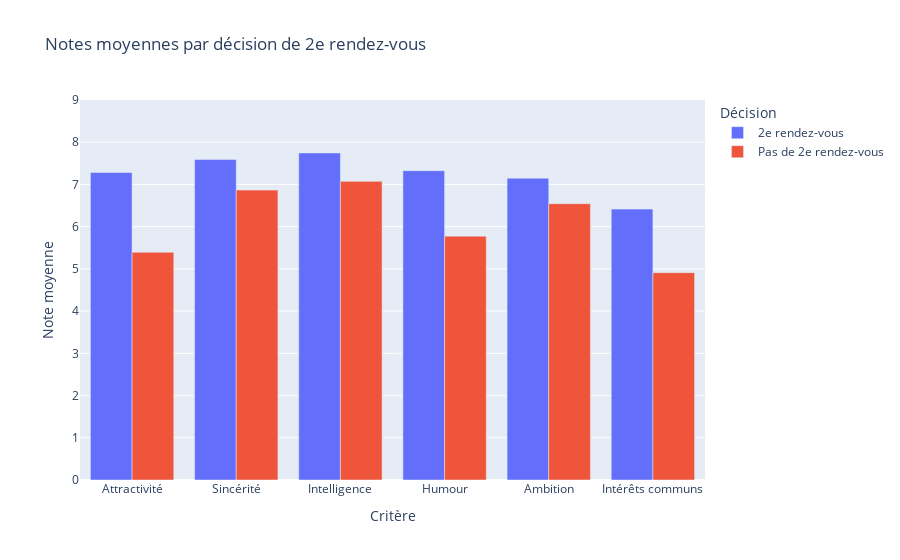

Source (notebook cell):
### Markdown cell above
### Quels sont les attributs importants pour un 2éme rendez-vous ? Les attributs les mieux notés pour un 2éme rendez-vous sont la Sincérité, l'Intelligence et l'Humour. Les écarts les plus importants entre une prise de décision d'un 2éme rendez-vous pas, sont l’Attractivité, l’humour et les Intérêts communs. Nous pouvons constater que l’Attractivité, l’Humour et les Interets communs influencent fortement la décision d'un 2eme rendez-vous ou non.

### Code cell
attributes = {
    'attr_o': 'Attractivité',
    'sinc_o': 'Sincérité',
    'intel_o': 'Intelligence',
    'fun_o': 'Humour',
    'amb_o': 'Ambition',
    'shar_o': 'Intérêts communs'
}

# fonction pour calculer des moyennes pour chaque décision
def calcule_notes(df, attributes):
    return pd.DataFrame({
        'Critère': list(attributes.values()),
        '2e rendez-vous': [df[df['dec_o'] == 1][col].mean() for col in attributes],
        'Pas de 2e rendez-vous': [df[df['dec_o'] == 0][col].mean() for col in attributes]
    })

notes = calcule_notes(df, attributes)
print(notes)

# restructuration du tableau
notes_melt=notes.melt(id_vars='Critère', var_name='Décision', value_name='Note moyenne')
print(notes_melt)

# création graph
fig = px.bar(
    notes_melt,
    x='Critère',
    y='Note moyenne',
    color='Décision',
    barmode='group',
    title='Notes moyennes par décision de 2e rendez-vous'
)

fig.update_layout(yaxis_range=[0, 9])
fig.show()

### Figure 1 — Plotly figure (JSON) as saved in the notebook; plotly's stock layout.template omitted (floating-point values rounded to 4 significant figures)
{"data": [{"alignmentgroup": "True", "hovertemplate": "Décision=2e rendez-vous<br>Critère=%{x}<br>Note moyenne=%{y}<extra></extra>", "legendgroup": "2e rendez-vous", "marker": {"color": "#636efa", "pattern": {"shape": ""}}, "name": "2e rendez-vous", "offsetgroup": "2e rendez-vous", "orientation": "v", "showlegend": true, "textposition": "auto", "type": "bar", "x": ["Attractivité", "Sincérité", "Intelligence", "Humour", "Ambition", "Intérêts communs"], "xaxis": "x", "y": [7.282, 7.589, 7.747, 7.326, 7.148, 6.416], "yaxis": "y"}, {"alignmentgroup": "True", "hovertemplate": "Décision=Pas de 2e rendez-vous<br>Critère=%{x}<br>Note moyenne=%{y}<extra></extra>", "legendgroup": "Pas de 2e rendez-vous", "marker": {"color": "#EF553B", "pattern": {"shape": ""}}, "name": "Pas de 2e rendez-vous", "offsetgroup": "Pas de 2e rendez-vous", "orientation": "v", "showlegend": true, "textposition": "auto", "type": "bar", "x": ["Attractivité", "Sincérité", "Intelligence", "Humour", "Ambition", "Intérêts communs"], "xaxis": "x", "y": [5.393, 6.866, 7.073, 5.776, 6.544, 4.911], "yaxis": "y"}], "layout": {"barmode": "group", "legend": {"title": {"text": "Décision"}, "tracegroupgap": 0}, "title": {"text": "Notes moyennes par décision de 2e rendez-vous"}, "xaxis": {"anchor": "y", "domain": [0, 1], "title": {"text": "Critère"}}, "yaxis": {"anchor": "x", "domain": [0, 1], "range": [0, 9], "title": {"text": "Note moyenne"}}}}
